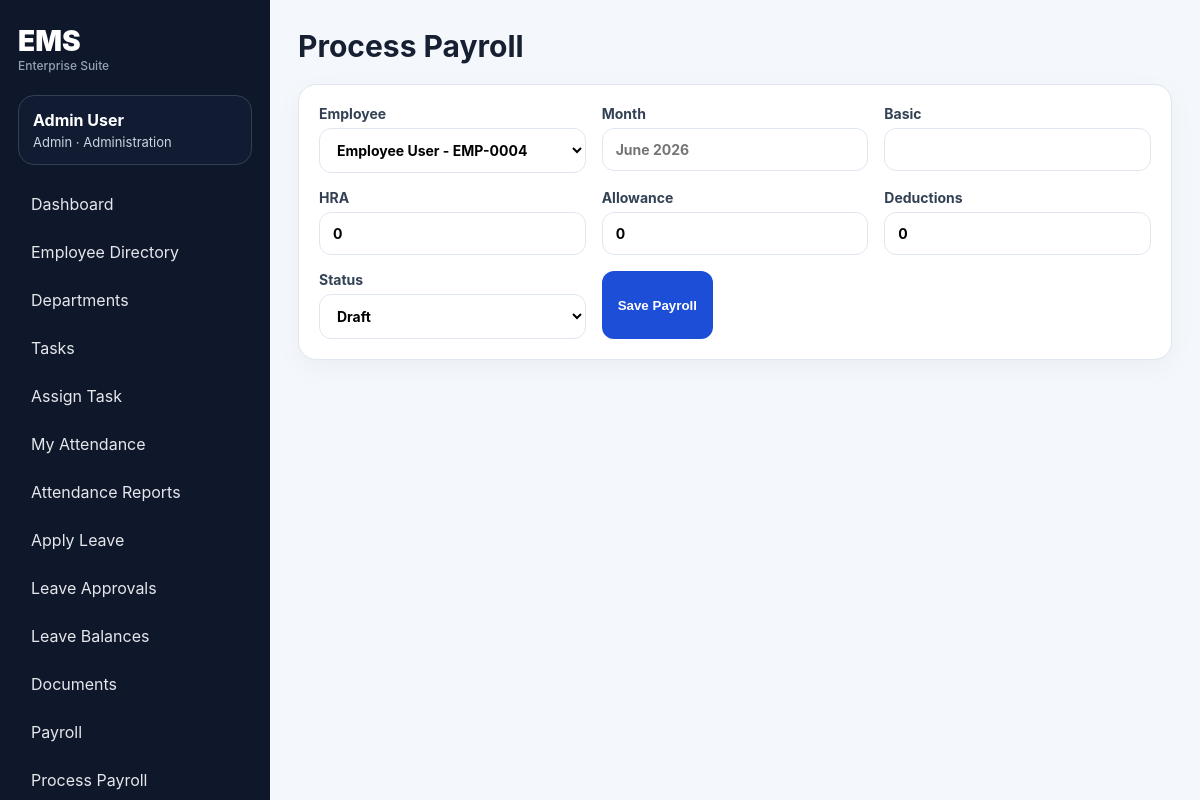
Screenshot of /payroll/create/ (signed in) with the database file from the repository.
### ems/models.py (models this page shows, shortened)
class UserProfile(models.Model):
    userId = models.CharField('Employee ID', max_length=80, unique=True)
    username = models.CharField(max_length=100, unique=True)
    password = models.CharField(max_length=255)
    role = models.CharField(max_length=20, choices=ROLE_CHOICES, default='employee')
    full_name = models.CharField(max_length=160, blank=True)
    email = models.EmailField(unique=True)
    phone = models.CharField(max_length=30, blank=True)
    designation = models.CharField(max_length=100, blank=True)
    department = models.ForeignKey(Department, null=True, blank=True, on_delete=models.SET_NULL, related_name='employees')
    manager = models.ForeignKey('self', null=True, blank=True, on_delete=models.SET_NULL, related_name='team_members')
    date_joined = models.DateField(default=timezone.localdate)
    employment_status = models.CharField(max_length=30, choices=EMPLOYMENT_STATUS, default='Active')
    work_location = models.CharField(max_length=120, default='Head Office')
    experience = models.IntegerField(default=0)
    skillset = models.JSONField(default=list, blank=True)
    leaveBalance = models.IntegerField(default=12)
    leaveTakenThisYear = models.IntegerField(default=0)
    salary_ctc = models.DecimalField(max_digits=12, decimal_places=2, default=0)
    bank_name = models.CharField(max_length=120, blank=True)
    account_last4 = models.CharField(max_length=4, blank=True)
    projectWorkingOn = models.CharField(max_length=200, blank=True)
    emergency_contact = models.CharField(max_length=120, blank=True)
    createdAt = models.DateTimeField(auto_now_add=True)
    last_login_at = models.DateTimeField(null=True, blank=True)
    failed_login_attempts = models.IntegerField(default=0)
    must_change_password = models.BooleanField(default=False)
    updatedAt = models.DateTimeField(auto_now=True)
    @property
    def display_name(self):
        return self.full_name or self.username

class Department(models.Model):
    name = models.CharField(max_length=120, unique=True)
    code = models.CharField(max_length=20, unique=True)
    head = models.CharField(max_length=120, blank=True)
    location = models.CharField(max_length=120, blank=True)
    created_at = models.DateTimeField(auto_now_add=True)

### ems/views.py (the view, shortened to what this page needs)
# urls.py: path('payroll/create/', views.payroll_assign, name='payroll_assign'),
@role_required('admin','hr')
def payroll_assign(request):
    users = UserProfile.objects.exclude(role='admin').order_by('full_name')
    return render(request, 'ems/payroll_form.html', base_context(request, users=users))

### ems/views.py (called while the page is built)
def ensure_leave_balances(user):
    year = timezone.localdate().year
    for leave_type, opening in [('Casual Leave', 12), ('Sick Leave', 8), ('Earned Leave', 12)]:
        LeaveBalance.objects.get_or_create(
            employee=user,
            year=year,
            leave_type=leave_type,
            defaults={'opening_balance': opening, 'credited': 0, 'used': 0, 'adjusted': 0},
        )

def current_user(request):
    uid = request.session.get('profile_id')
    return UserProfile.objects.filter(id=uid).first() if uid else None

def login_required(view):
    @wraps(view)
    def wrapper(request, *args, **kwargs):
        seed_defaults()
        user = current_user(request)
        if not user:
            messages.warning(request, 'Please login first.')
            return redirect('login')
        request.profile = user
        return view(request, *args, **kwargs)
    return wrapper

def role_required(*roles):
    def decorator(view):
        @wraps(view)
        @login_required
        def wrapper(request, *args, **kwargs):
            if request.profile.role not in roles:
                messages.error(request, 'You do not have permission to access this page.')
                return redirect('dashboard')
            return view(request, *args, **kwargs)
        return wrapper
    return decorator

def base_context(request, **kwargs):
    data = {'me': getattr(request, 'profile', current_user(request))}
    data.update(kwargs)
    return data

### ems/templates/ems/payroll_form.html
{% extends 'ems/base.html' %}{% block content %}<div class="page-head"><h1>Process Payroll</h1></div><section class="panel"><form method="post" class="form-grid">{% csrf_token %}<label>Employee<select name="employee">{% for u in users %}<option value="{{ u.id }}">{{ u.display_name }} - {{ u.userId }}</option>{% endfor %}</select></label><label>Month<input name="month" placeholder="June 2026" required></label><label>Basic<input type="number" step="0.01" name="basic" required></label><label>HRA<input type="number" step="0.01" name="hra" value="0"></label><label>Allowance<input type="number" step="0.01" name="allowance" value="0"></label><label>Deductions<input type="number" step="0.01" name="deductions" value="0"></label><label>Status<select name="status"><option>Draft</option><option>Processed</option><option>Paid</option></select></label><button class="btn primary">Save Payroll</button></form></section>{% endblock %}

### ems/templates/ems/base.html (shortened to what this page needs)
{% load static %}
<!doctype html>
<html lang="en">
<head>
  <link rel="stylesheet" href="{% static 'ems/style.css' %}">
</head>
<body>
{% if me %}
<aside class="sidebar">
  <div class="brand"><span>EMS</span><small>Enterprise Suite</small></div>
  <div class="userbox"><b>{{ me.display_name }}</b><span>{{ me.role|title }} · {{ me.department.name|default:'No Dept' }}</span></div>
  <nav>
    <a href="{% url 'dashboard' %}">Dashboard</a>
    <a href="{% url 'employees' %}">Employee Directory</a>
    {% if me.role == 'admin' or me.role == 'hr' %}<a href="{% url 'departments' %}">Departments</a>{% endif %}
    <a href="{% url 'tasks' %}">Tasks</a>
    {% if me.role != 'employee' %}<a href="{% url 'task_assign' %}">Assign Task</a>{% endif %}
    <a href="{% url 'attendance' %}">My Attendance</a>
    {% if me.role != 'employee' %}<a href="{% url 'attendance_reports' %}">Attendance Reports</a>{% endif %}
    <a href="{% url 'leave_apply' %}">Apply Leave</a>
    <a href="{% url 'leaves' %}">Leave Approvals</a>
    <a href="{% url 'leave_balances' %}">Leave Balances</a>
    <a href="{% url 'documents' %}">Documents</a>
    <a href="{% url 'payroll' %}">Payroll</a>
    {% if me.role == 'admin' or me.role == 'hr' %}
      <a href="{% url 'payroll_assign' %}">Process Payroll</a>
    {% endif %}
  </nav>
</aside>
{% endif %}
<main class="main {% if not me %}auth-main{% endif %}">
  {% block content %}{% endblock %}
</main>
</body>
</html>

### ems/static/ems/style.css (style rules this page uses)
:root { --bg:#f4f7fb;--panel:#fff;--text:#172033;--muted:#68758a;--primary:#1d4ed8;--primary2:#0f172a;--border:#dfe6f0;--success:#15803d;--danger:#b91c1c;--warn:#b45309 }
* { box-sizing:border-box }
body { margin:0;font-family:Inter,Segoe UI,Arial,sans-serif;background:var(--bg);color:var(--text) }
a { color:var(--primary);text-decoration:none }
.sidebar { position:fixed;left:0;top:0;bottom:0;width:270px;background:#0f172a;color:white;padding:24px 18px;overflow:auto }
.brand { font-size:28px;font-weight:900;margin-bottom:22px }
.brand small { display:block;font-size:12px;color:#94a3b8;font-weight:500 }
.userbox { padding:14px;border:1px solid #334155;border-radius:16px;margin-bottom:18px;background:#111c33 }
.userbox b,.userbox span { display:block }
.userbox span { color:#cbd5e1;font-size:13px;margin-top:4px }
.sidebar nav { display:grid;gap:6px }
.sidebar nav a { color:#e5e7eb;padding:11px 13px;border-radius:12px }
.main { margin-left:270px;padding:28px;min-height:100vh }
label { font-weight:700;color:#334155;font-size:14px }
input,select,textarea { width:100%;padding:12px 13px;border:1px solid var(--border);border-radius:12px;background:#fff;margin-top:6px;font:inherit }
.page-head { display:flex;align-items:center;justify-content:space-between;margin-bottom:20px;gap:20px }
.page-head h1 { margin:0;font-size:30px }
.card,.panel { background:var(--panel);border:1px solid var(--border);border-radius:18px;box-shadow:0 8px 28px #0f172a0a }
.panel { padding:20px;margin-bottom:20px;overflow:auto }
.btn,button { border:0;border-radius:12px;background:#e2e8f0;color:#0f172a;padding:11px 16px;font-weight:800;cursor:pointer }
.btn.primary,button.primary { background:var(--primary);color:white }
.form-grid { display:grid;grid-template-columns:repeat(3,minmax(180px,1fr));gap:16px }
.form-grid button { width:max-content }
small { color:var(--muted) }

### rows the page displays
UserProfile: display_name "Admin User", role "Admin", department.name "Administration"

### other values shown
form field employee "Employee User - EMP-0004"
